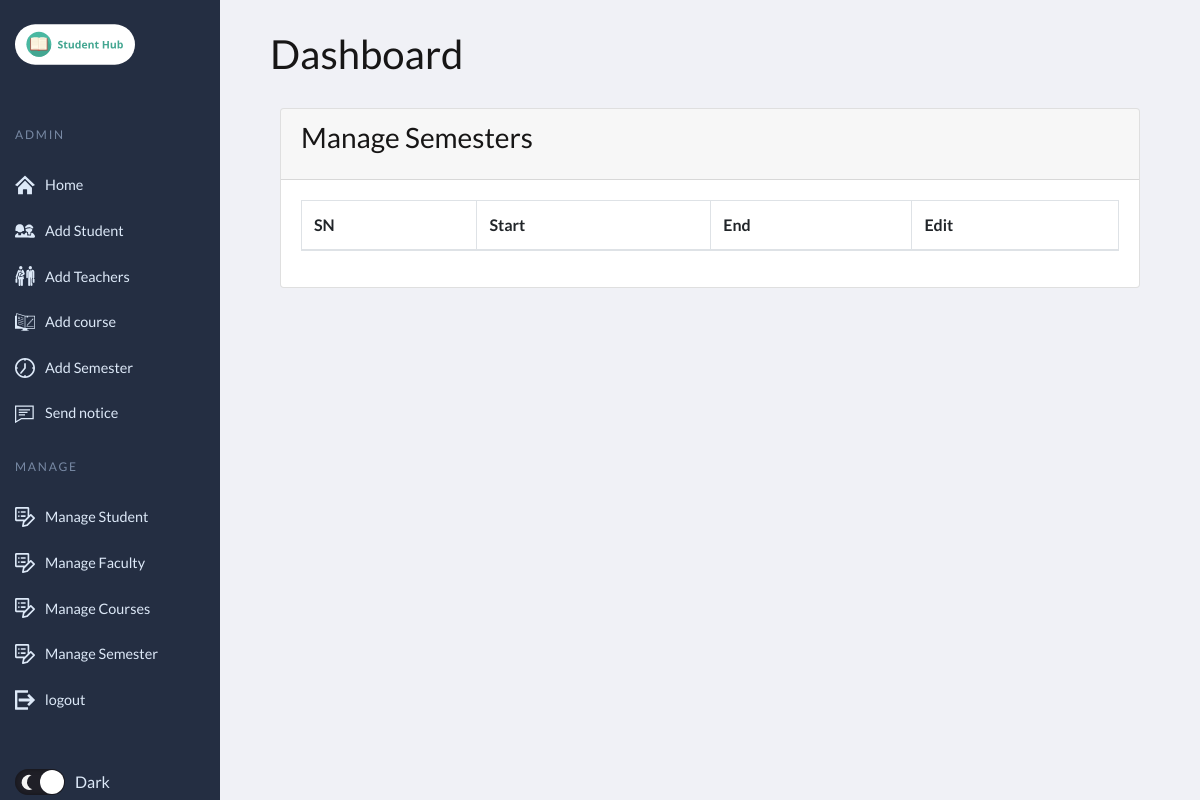
The app's page /home/manage_semester/, older data.
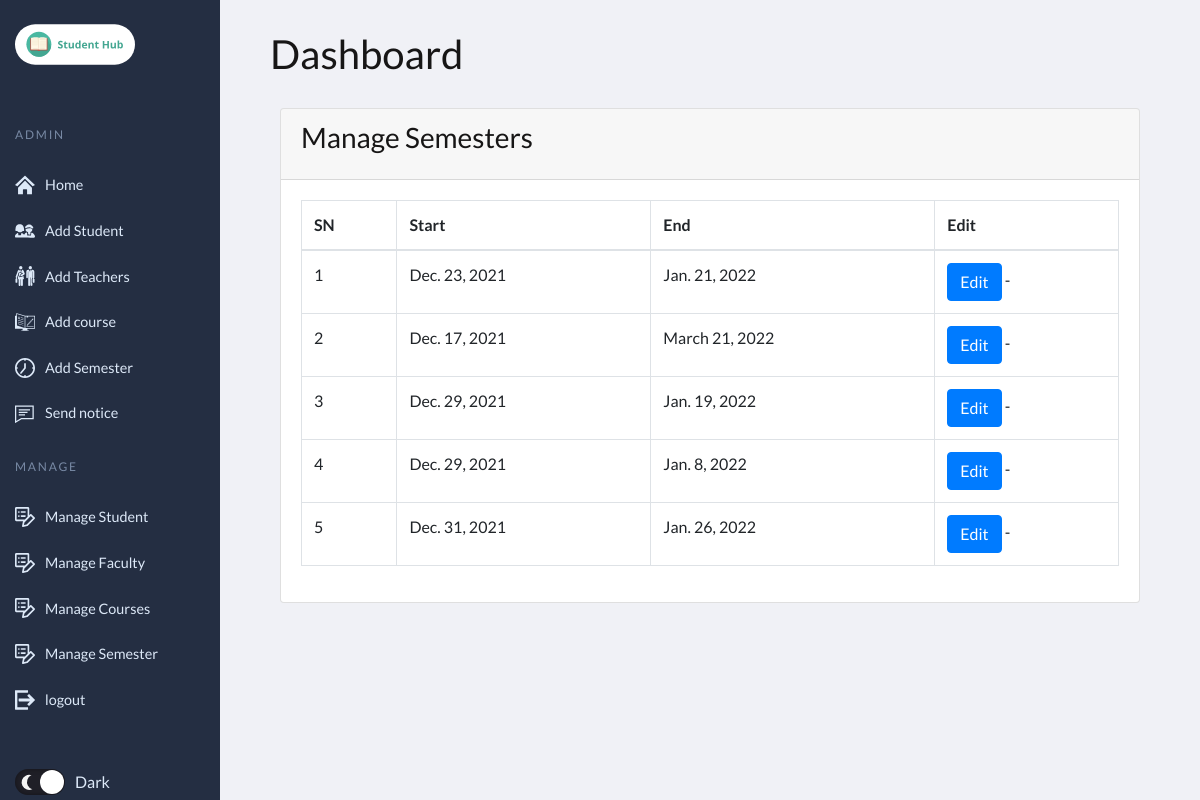
The same page, newer data.
### student_management_app/models.py (models this page shows, shortened)
class Semester(models.Model):
    name = models.CharField(max_length=30)
    start_year = models.DateField()
    end_year = models.DateField()

### student_management_app/adminviews.py (the view)
# urls.py: path('manage_semester/',adminviews.manage_semester,name='manage_semester'),
def manage_semester(request):
    sessions = Semester.objects.all()
    context = {'sessions': sessions, 'page_title': 'Manage Semesters'}
    return render(request, "manage_semester.html", context)

### student_management_app/templates/manage_semester.html (shortened to what this page needs)
{% extends 'base2.html' %}
{% load static %}
{% block body_block %}
<section class="content">
    <div class="container-fluid">
        <div class="row">
            <div class="col-md-12">
                <div class="card">
                    <div class="card-header">
                        <h3 class="card-title">{{page_title}}</h3>
                    </div>
                    <div class="card-body">
                        <table id="example2" class="table table-bordered table-hover">
                            <thead>
                                <tr>
                                    <th>SN</th>
                                    <th>Start</th>
                                    <th>End</th>
                                    <th>Edit</th>
                                </tr>
                            </thead>
                            <tbody>
                                {% for session in sessions %}
                                <tr>
                                    <td>{{ forloop.counter }}</td>
                                    <td>{{session.start_year}}</td>
                                    <td>{{session.end_year}}</td>
                                    <td><a href="{% url 'student_app:edit_semester' session.id %}" class="btn btn-primary">Edit</a> -  </td>
                                </tr>
                                {% endfor %}
                            </tbody>
                        </table>
                    </div>
                </div>
            </div>
        </div>
    </div>
</section>
{% endblock %}

### student_management_app/templates/base2.html (shortened to what this page needs)
{% load static %}
<!DOCTYPE html>
<html lang="en">
<head>
	<link rel="stylesheet" href="https://stackpath.bootstrapcdn.com/bootstrap/4.3.1/css/bootstrap.min.css">
	<link rel="stylesheet" type="text/css" href="{% static 'css/main.css' %}">
</head>
<header class="page-header">
  <nav>
    <a href="#0" aria-label="Studenthub logo" class="logo">
      <svg width="140" height="49">
        <use xlink:href="#logo"></use>
      </svg>
    </a>
    <ul class="admin-menu">
      <li class="menu-heading">
        <h3>Admin</h3>
      </li>
      <li>
        <a href="{% url 'student_app:main' %}">
          <svg>
            <use xlink:href="#homepage"></use>
          </svg>
          <span>Home</span>
        </a>
      </li>
      <li>
        <a href="{% url 'student_app:add_student' %}">
          <svg>
            <use xlink:href="#students"></use>
          </svg>
          <span>Add Student</span>
        </a>
      </li>
      <li>
        <a href="{% url 'student_app:add_faculty' %}">
          <svg>
            <use xlink:href="#teachers"></use>
          </svg>
          <span>Add Teachers</span>
        </a>
      </li>
      <li>
      <a href="{% url 'student_app:add_course' %}">
        <svg>
          <use xlink:href="#course"></use>
        </svg>
        <span>Add course</span>
      </a>
    </li>
    <li>
      <a href="{% url 'student_app:add_semester' %}">
        <svg>
          <use xlink:href="#semester"></use>
        </svg>
        <span>Add Semester</span>
      </a>
    </li>
     <li>
        <a href="#">
          <svg>
            <use xlink:href="#comments"></use>
          </svg>
          <span>Send notice</span>
        </a>
      </li>
      <li class="menu-heading">
        <h3>Manage</h3>
      </li>
      <li>
        <a href="{% url 'student_app:manage_student'  %}">
          <svg>
            <use xlink:href="#edit"></use>
          </svg>
          <span>Manage Student</span>
        </a>
      </li>
      <li>
        <a href="{% url 'student_app:manage_staff' %}">
          <svg>
            <use xlink:href="#edit"></use>
          </svg>
          <span>Manage Faculty</span>
        </a>
      </li>
      <li>
        <li>
          <a href="{% url 'student_app:manage_course' %}">
            <svg>
              <use xlink:href="#edit"></use>
            </svg>
            <span>Manage Courses</span>
          </a>
        </li>
        <li>
          <li>
            <a href="{% url 'student_app:manage_semester' %}">
              <svg>
                <use xlink:href="#edit"></use>
              </svg>
              <span>Manage Semester</span>
            </a>
          </li>
          <li>
        <a href="{% url 'student_app:logout_user' %}">
          <svg>
            <use xlink:href="#logout_ad"></use>
          </svg>
          <span>logout</span>
        </a>
      </li>
      <li>
        <div class="switch">
          <label for="mode">
            <span></span>
            <span>Dark</span>
          </label>
        </div>
      </li>
    </ul>
  </nav>
</header>
<section class="page-content">
  <section class="search-and-user">
    <div class="admin-profile">
      <h1 class="greeting">Dashboard</h1>
    </div>
  </section>
  <main class="container-fluid">
    {% block body_block %}
    {% endblock %}
  </main>
</section>
</html>

### static/css/main.css (style rules this page uses)
:root { --page-header-bgColor: #242e42; --page-header-bgColor-hover: #1d2636; --page-header-txtColor: #dde9f8; --page-header-headingColor: #7889a4; --page-header-width: 220px; --page-content-bgColor: #f0f1f6; --page-content-txtColor: #171616; --page-content-blockColor: #fff; --white: #fff; --black: #333; --blue: #00b9eb; --red: #ec1848; --border-radius: 4px; --box-shadow: 0 0 10px -2px rgba(0, 0, 0, 0.075); --switch-bgLightModeColor: #87cefa; --switch-sunColor: gold; --switch-moonColor: #f4f4f4; --switch-bgDarkModeColor: #1f1f27; }
* { padding: 0; margin: 0; box-sizing: border-box; }
ul { list-style: none; }
a, button { color: inherit; }
a { text-decoration: none; }
label { cursor: pointer; }
svg { display: block; }
.page-header { position: fixed; top: 0; left: 0; right: 0; bottom: 0; overflow: auto; padding-top: 20px; width: var(--page-header-width); color: var(--page-header-txtColor); background: var(--page-header-bgColor); }
.page-header nav { display: flex; flex-direction: column; min-height: 100%; }
.page-header .logo { display: block; margin: 0 15px; }
.page-header .logo svg { max-width: 120px; fill: var(--white); }
.page-header .admin-menu { display: flex; flex-direction: column; flex-grow: 1; margin-top: 35px; }
.page-header .admin-menu li:nth-last-child(2) { margin-bottom: 35px; }
.page-header .admin-menu li:last-child { margin-top: auto; margin-bottom: 20px; }
.page-header .admin-menu li > * { width: 100%; padding: 12px 15px; }
.page-header .admin-menu .menu-heading h3 { text-transform: uppercase; letter-spacing: 0.15em; font-size: 12px; margin-top: 12px; color: var(--page-header-headingColor); }
.page-header .admin-menu svg { width: 20px; height: 20px; fill: var(--page-header-txtColor); margin-right: 10px; }
.page-header .admin-menu a, .page-header .admin-menu button { display: flex; align-items: center; font-size: 0.9rem; }
.page-content { position: relative; left: var(--page-header-width); width: calc(100% - var(--page-header-width)); min-height: 100vh; padding: 30px; color: var(--page-content-txtColor); background: var(--page-content-bgColor); }
.search-and-user { display: grid; grid-template-columns: 1fr auto; grid-column-gap: 50px; align-items: center; background: var(--page-content-bgColor); margin-bottom: 30px; }
.search-and-user ::placeholder { color: var(--page-content-txtColor); }
.search-and-user .admin-profile { display: flex; align-items: center; }
.search-and-user .admin-profile .greeting { margin: 0 10px 0 20px; }
.switch label { display: grid; grid-template-columns: auto auto; grid-column-gap: 10px; align-items: center; justify-content: flex-start; }
.switch span:first-child { position: relative; width: 50px; height: 26px; border-radius: 15px; box-shadow: inset 0 0 5px rgba(0, 0, 0, 0.4); background: var(--switch-bgLightModeColor); transition: all 0.3s; }
.switch span:first-child::before, .switch span:first-child::after { content: ""; position: absolute; border-radius: 50%; }
.switch span:first-child::before { top: 1px; left: 1px; width: 24px; height: 24px; background: var(--white); z-index: 1; transition: transform 0.3s; }
.switch span:first-child::after { top: 50%; right: 8px; width: 10px; height: 10px; transform: translateY(-50%); background: var(--switch-sunColor); box-shadow: 0 0 4px 2px #ffdb1a; }
.switch [type="checkbox"]:checked + label span:first-child { background: var(--switch-bgDarkModeColor); }
.switch [type="checkbox"]:checked + label span:first-child::before { transform: translateX(24px); }
.switch [type="checkbox"]:checked + label span:first-child::after { left: 12px; width: 15px; height: 15px; background: transparent; box-shadow: -2px -5px 0 var(--switch-moonColor); transform: translateY(-50%) rotate(-72deg); }

Row changes from the older to the newer data that the page shows:
added Semester: start_year "Dec. 23, 2021", end_year "Jan. 21, 2022"
added Semester: start_year "Dec. 17, 2021", end_year "March 21, 2022"
added Semester: start_year "Dec. 29, 2021", end_year "Jan. 19, 2022"
added Semester: start_year "Dec. 29, 2021", end_year "Jan. 8, 2022"
added Semester: start_year "Dec. 31, 2021", end_year "Jan. 26, 2022"
